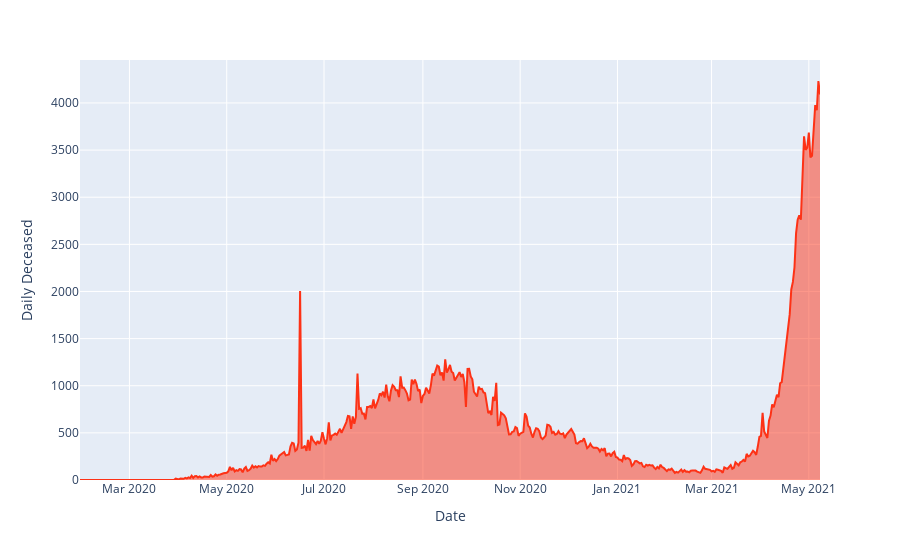

Write notebook code for a chart like this one.
### Markdown cell above
# AREA GRAPH FOR DAILY DECEASED CASES

### Code cell
dded=px.area(india,"Date","Daily Deceased",color_discrete_sequence=px.colors.qualitative.Light24)
dded.show()

### Figure 1 — Plotly figure (JSON) as saved in the notebook; plotly's stock layout.template omitted (floating-point values rounded to 4 significant figures; data arrays with more than 128 entries replaced by an {"elided": "..."} marker saying what was removed)
{"data": [{"hovertemplate": "Date=%{x}<br>Daily Deceased=%{y}<extra></extra>", "legendgroup": "", "line": {"color": "#FD3216"}, "mode": "lines", "name": "", "orientation": "v", "showlegend": false, "stackgroup": "1", "type": "scatter", "x": {"elided": "465 str values"}, "xaxis": "x", "y": {"elided": "465 int values"}, "yaxis": "y"}], "layout": {"legend": {"tracegroupgap": 0}, "margin": {"t": 60}, "xaxis": {"anchor": "y", "domain": [0, 1], "title": {"text": "Date"}}, "yaxis": {"anchor": "x", "domain": [0, 1], "title": {"text": "Daily Deceased"}}}}
